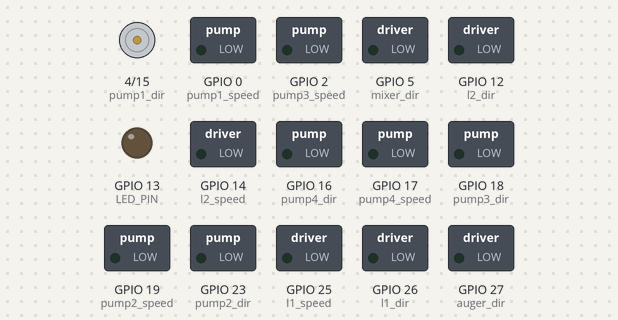
A sketch run on a simulated ESP32. On the bench: direction and speed pins drawn as motors (green arrow = direction pin HIGH = forward, orange = LOW = backward, longer = more drive), switched loads named in the sketch (green lamp = pin HIGH), output pins drawn as LEDs (lit = HIGH). The ROS host is connected and sends only what is stated.

Above: at 0.1 s.
Timing chart, 0 to 1.6 s (numbered marks = the images above):
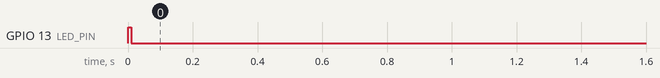

Measured:
- by itself, GPIO 13 (LED_PIN): HIGH → LOW at 0.01 s

The sketch:

LD_IRC26.ino
```cpp
#include <micro_ros_arduino.h>
#include <stdlib.h>
#include <stdio.h>
#include <rcl/rcl.h>
#include <rcl/error_handling.h>
#include <rclc/rclc.h>
#include <rclc/executor.h>
#include "esp_system.h"
#include <std_msgs/msg/float64.h>
#include <std_msgs/msg/int32_multi_array.h>

rcl_subscription_t subscriber;
std_msgs__msg__Int32MultiArray msg;


rclc_executor_t executor;
rclc_support_t support;
rcl_allocator_t allocator;
rcl_node_t node;
rcl_timer_t timer;

int l1 = 0;
int l2 = 0;
int auger = 0;
int mixer = 0;
int plate = 0;
int p1 = 0;
int p2 = 0;
int p3 = 0;
int p4 = 0;

#define LED_PIN 13

#define RCCHECK(fn) { rcl_ret_t temp_rc = fn; if((temp_rc != RCL_RET_OK)){error_loop();}}
#define RCSOFTCHECK(fn) { rcl_ret_t temp_rc = fn; if((temp_rc != RCL_RET_OK)){}}


void error_loop(){
  while(1){
    digitalWrite(LED_PIN, !digitalRead(LED_PIN));
  }
}

void subscription_callback(const void * msgin)
{
  const std_msgs__msg__Int32MultiArray * msg0 = (const std_msgs__msg__Int32MultiArray*)msgin;
  l1=msg0->data.data[0]; //l1
  l2=msg0->data.data[1]; //l2
  mixer=msg0->data.data[2]; //mixer
  auger=msg0->data.data[3]; //auger
  p1=msg0->data.data[4]; //p1
  plate=msg0->data.data[5]; //plate
  p2=msg0->data.data[6]; //p2
  p3=msg0->data.data[7]; //p3
  p4=msg0->data.data[8]; //p4
  //digitalWrite(LED_PIN, (msg->data.data[0] == 0) ? LOW : HIGH);
}
int l1_dir=26;
int l1_speed=25;
int l2_dir=12;
int l2_speed=14;
int pump1_dir=4;
int pump1_speed=0;
int pump2_dir=23;//23 23 19
int pump2_speed=19;//19 2 23
int pump3_dir=18;//18 18 2
int pump3_speed=2;//2 19 18
int pump4_dir=16;
int pump4_speed=17;
int plate_dir=33;//
int plate_speed=32;
int auger_dir=27;
int auger_speed=13;
int mixer_dir=5;
int mixer_speed=15;
bool bevelEN=1;
bool isTopPressed=0;
bool isBotPressed=0;
bool isRightPressed=0;
bool isLeftPressed=0;

// #define LIMIT_TOP_PIN 21
// #define LIMIT_BOTTOM_PIN 22
// #define LIMIT_LEFT_PIN 34
// #define LIMIT_RIGHT_PIN 35

void wait_for_agent()
{
  while (rmw_uros_ping_agent(1000, 5) != RMW_RET_OK)
    delay(1000);
}
void setup() {
  set_microros_transports();

  pinMode(l1_dir,OUTPUT);
  pinMode(l1_speed, OUTPUT);
  pinMode(l2_dir, OUTPUT);
  pinMode(l2_speed, OUTPUT);
  pinMode(pump1_dir, OUTPUT);
  pinMode(pump1_speed, OUTPUT);
  pinMode(pump2_dir, OUTPUT);
  pinMode(pump2_speed, OUTPUT);
  pinMode(pump3_dir, OUTPUT);
  pinMode(pump3_speed, OUTPUT);
  pinMode(pump4_dir, OUTPUT);
  pinMode(pump4_speed, OUTPUT);
  pinMode(auger_dir, OUTPUT);
  pinMode(auger_speed, OUTPUT);
  pinMode(mixer_dir, OUTPUT);
  pinMode(mixer_speed, OUTPUT);
  pinMode(plate_dir,OUTPUT);
  pinMode(plate_speed,OUTPUT);
  // pinMode(LIMIT_TOP_PIN, INPUT_PULLUP);
  // pinMode(LIMIT_BOTTOM_PIN, INPUT_PULLUP);
  // pinMode(LIMIT_LEFT_PIN,INPUT);
  // pinMode(LIMIT_RIGHT_PIN,INPUT);

  analogWrite(l1_speed, 0);
  analogWrite(l2_speed, 0);
  analogWrite(pump1_speed, 0);
  analogWrite(pump2_speed, 0);
  analogWrite(pump3_speed, 0);
  analogWrite(pump4_speed, 0);
  analogWrite(mixer_speed, 0);
  analogWrite(auger_speed, 0);
  analogWrite(plate_speed, 0);


  pinMode(LED_PIN, OUTPUT);
  digitalWrite(LED_PIN, HIGH);

  msg.data.data = (int32_t*)malloc(9 * sizeof(int32_t));
  msg.data.size = 9;
  msg.data.capacity = 9;

  allocator = rcl_get_default_allocator();

  //create init_options
  wait_for_agent();

  RCCHECK(rclc_support_init(&support, 0, NULL, &allocator));

  // create node
  RCCHECK(rclc_node_init_default(&node, "micro_ros_arduino_node", "", &support));

  // create subscriber
  RCCHECK(rclc_subscription_init_default(
    &subscriber,
    &node,
    ROSIDL_GET_MSG_TYPE_SUPPORT(std_msgs, msg, Int32MultiArray),
    "mymotors"));

  // create executor
  RCCHECK(rclc_executor_init(&executor, &support.context, 1, &allocator));
  RCCHECK(rclc_executor_add_subscription(&executor, &subscriber, &msg, &subscription_callback, ON_NEW_DATA));
}

void loop() {
  RCCHECK(rclc_executor_spin_some(&executor, RCL_MS_TO_NS(100)));

  //link1
  // isTopPressed=digitalRead(LIMIT_TOP_PIN);
  // isBotPressed=digitalRead(LIMIT_BOTTOM_PIN);
  // isLeftPressed=digitalRead(LIMIT_LEFT_PIN);
  // isRightPressed=digitalRead(LIMIT_RIGHT_PIN);

  if(l1>0)
  {
    digitalWrite(l1_dir,HIGH);
    analogWrite(l1_speed, l1);
  }
  else if(l1 == 0)
  {
    analogWrite(l1_speed, 0);
  }
  else
  {
    digitalWrite(l1_dir, LOW);
    analogWrite(l1_speed, -l1);
  }

  //link2
  if(l2>0)
  {
    digitalWrite(l2_dir,LOW);
    analogWrite(l2_speed,l2);
  }

  else if(l2 == 0)
  {
    analogWrite(l2_speed, 0);
  }

  else
  {
    digitalWrite(l2_dir, HIGH);
    analogWrite(l2_speed, -l2);
  }

  //pump1

  if(p1==0)
  {
    digitalWrite(pump1_dir,HIGH);
    analogWrite(pump1_speed,0);
  }
  else
  {
    digitalWrite(pump1_dir,HIGH);
    analogWrite(pump1_speed,255);
  }
  //pump 2
  if(p2==0)
  {
    digitalWrite(pump2_dir,LOW);
    analogWrite(pump2_speed,0);
  }
  else
  {
    digitalWrite(pump2_dir,LOW);
    analogWrite(pump2_speed,255);
  }
  //pump 3
  if(p3==0)
  {
    digitalWrite(pump3_dir,LOW);
    analogWrite(pump3_speed,0);
  }
  else
  {
    digitalWrite(pump3_dir,LOW);
    analogWrite(pump3_speed,255);
  }
  //pump 4
  if(p4==0)
  {
    digitalWrite(pump4_dir,LOW);
    analogWrite(pump4_speed,0);
  }
  else
  {
    digitalWrite(pump4_dir,LOW);
    analogWrite(pump4_speed,255);
  }

  //plate
  if(plate>0) {
    digitalWrite(plate_dir,HIGH);
    analogWrite(plate_speed, plate);
  }

  else if(plate<0)
  {
    digitalWrite(plate_dir,LOW);
    analogWrite(plate_speed,-plate);

  }

  else
  {
    digitalWrite(plate_dir,LOW);
    analogWrite(plate_speed,0);
  }

// auger
  if(auger>0) {
    digitalWrite(auger_dir,HIGH);
    analogWrite(auger_speed,auger);
  }
  else if(auger<0)
  {
    digitalWrite(auger_dir,LOW);
    analogWrite(auger_speed,-auger);
  }
  else
  {
    digitalWrite(auger_dir,LOW);
    analogWrite(auger_speed,0);
  }
  //mixer
  if(mixer>0) {
    digitalWrite(mixer_dir,HIGH);
    analogWrite(mixer_speed,mixer);
  }
  else if(mixer<0)
  {
    digitalWrite(mixer_dir,LOW);
    analogWrite(mixer_speed,-mixer);
  }
  else
  {
    digitalWrite(mixer_dir,LOW);
    analogWrite(mixer_speed,0);
  }

  if (rmw_uros_ping_agent(1000, 3) != RMW_RET_OK) {
  esp_restart();
  }

}
```
